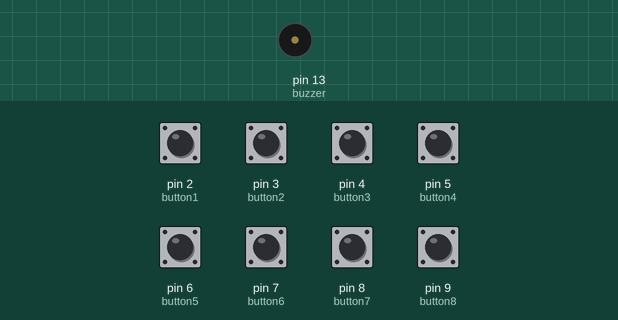
Bench run of a sketch on a simulated Arduino Uno, built with avr-gcc and run on an emulated ATmega328P. Shown: buzzer (waves = sounding). Inputs (shaded band) come from the test bench; at power-on: pin 2 (button1), pin 3 (button2), pin 4 (button3), pin 5 (button4), pin 6 (button5), pin 7 (button6), pin 8 (button7), pin 9 (button8) LOW.

Above: at 1.2 s.
1.3 s: pin 2 (button1) pulled HIGH for 0.15 s
At 1.42 s:
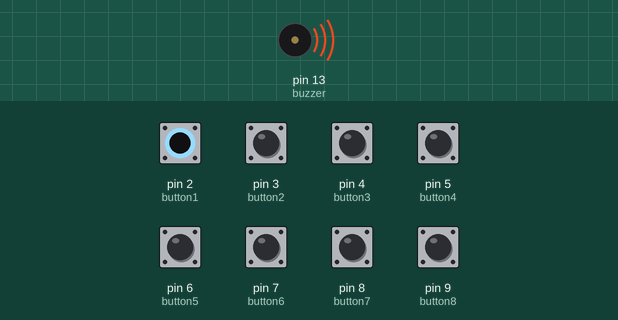
Timing chart, 0 to 4.3 s (numbered marks = the images above; inputs shaded):
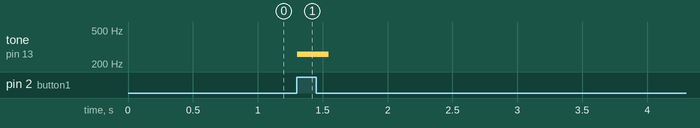

The sketch:

simple_piano_with_buzzer_-_code.ino
```cpp
int button1 = 2;
int button2 = 3;
int button3 = 4;
int button4 = 5;
int button5 = 6;
int button6 = 7;
int button7 = 8;
int button8 = 9;

int buzzer = 13;
void setup()
{
  pinMode(button1, INPUT);
  pinMode(button2, INPUT);
  pinMode(button3, INPUT);
  pinMode(button4, INPUT);
  pinMode(button5, INPUT);
  pinMode(button6, INPUT);
  pinMode(button7, INPUT);
  pinMode(button8, INPUT);

  pinMode(buzzer, OUTPUT);
}

void loop()
{
  int b1 = digitalRead(button1);
  int b2 = digitalRead(button2);
  int b3 = digitalRead(button3);
  int b4 = digitalRead(button4);
  int b5 = digitalRead(button5);
  int b6 = digitalRead(button6);
  int b7 = digitalRead(button7);
  int b8 = digitalRead(button8);

  if (b1 == 1){
    tone(buzzer,261.6256,100);
  }
  if (b2 == 1){
    tone(buzzer,293.6648,100);
  }
  if (b3 == 1){
    tone(buzzer,329.6276,100);
  }
  if (b4 == 1){
    tone(buzzer,349.2282,100);
  }
  if (b5 == 1){
    tone(buzzer,391.9954,100);
  }
  if (b6 == 1){
    tone(buzzer,440.0000,100);
  }
  if (b7 == 1){
    tone(buzzer,493.8833,100);
  }
  if (b8 == 1){
    tone(buzzer,523.2511,100);
  }

  delay(10);
}
```

Measured:
- after the input at 1.3 s, tone on pin 13 (buzzer): silent → 261 Hz at once, → silent 0.24 s later
